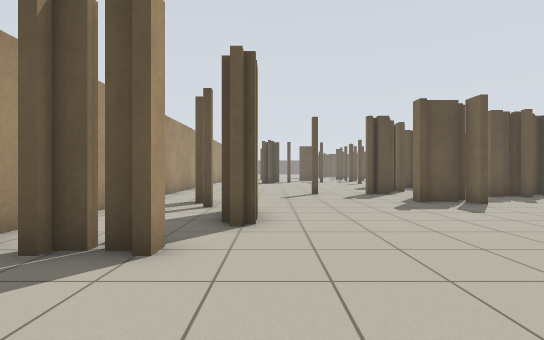
view 1 (above)

19 first-person views from a walk through a world built for the Player/Stage simulator. The camera is 0.94 m above the floor, looks level and sees 85° across. Floor lines are 1 m apart. The floor is counted in squares, 1 m on a side. Each view is taken from the middle of a square. On the plan, view 1 faces up. The plan holds only what a view shows up to about 11 squares ahead; the rest is blank. The place goes on beyond the plan. The robots in the file are not drawn.

view 2
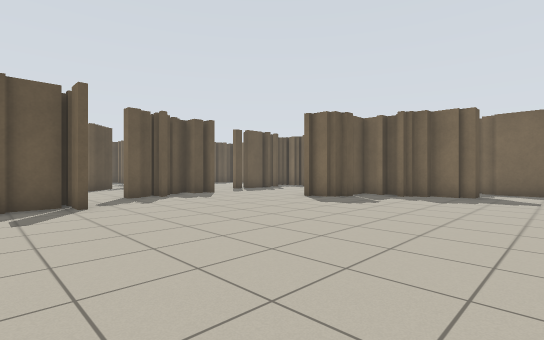

view 3
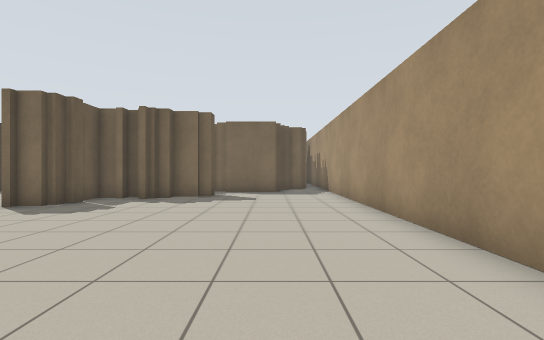

view 4
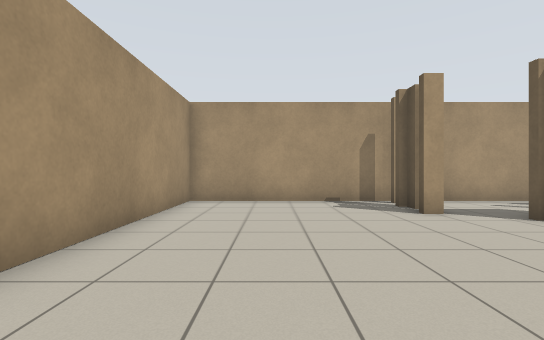

view 5
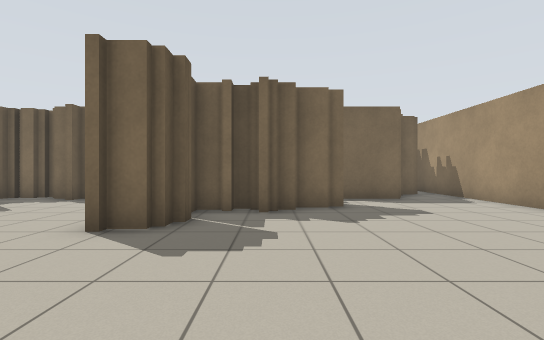

view 6
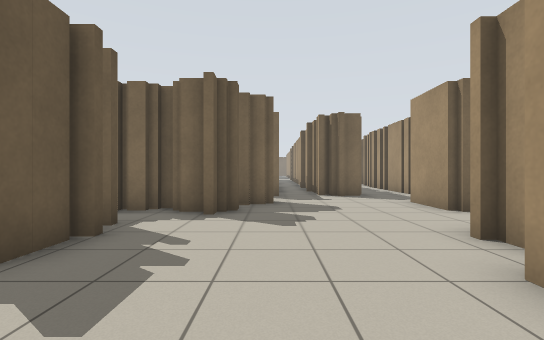

view 7
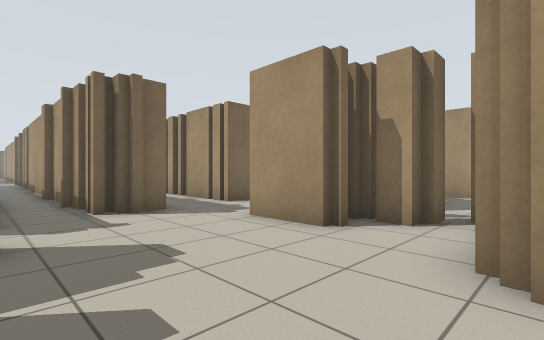

view 8
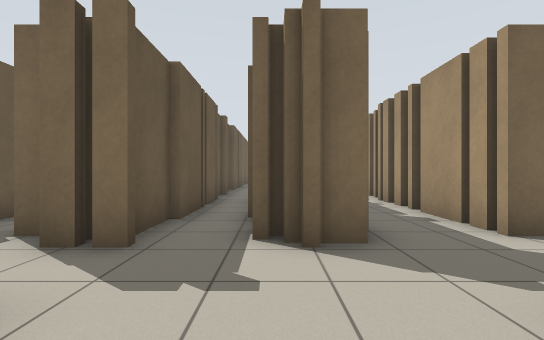

view 9
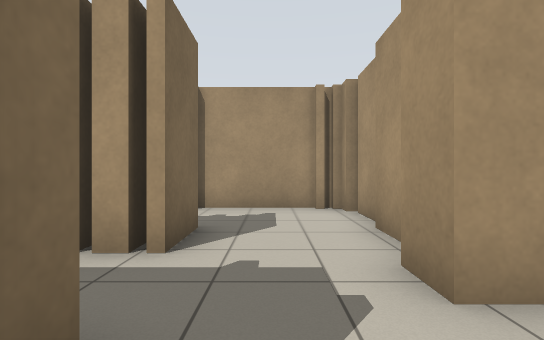

view 10
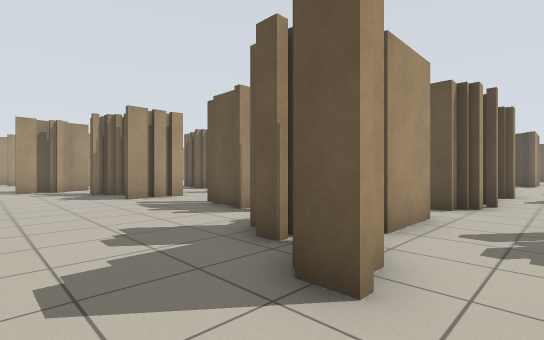

view 11
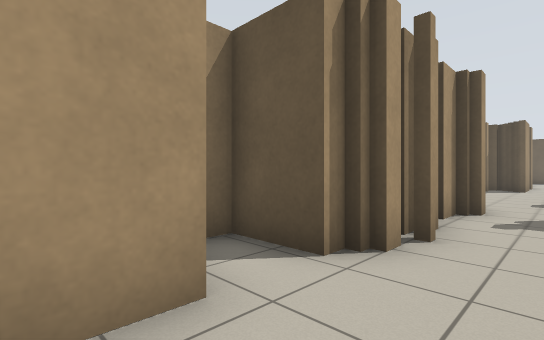

view 12
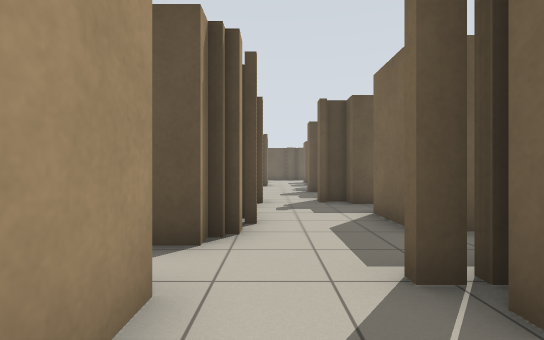

view 13
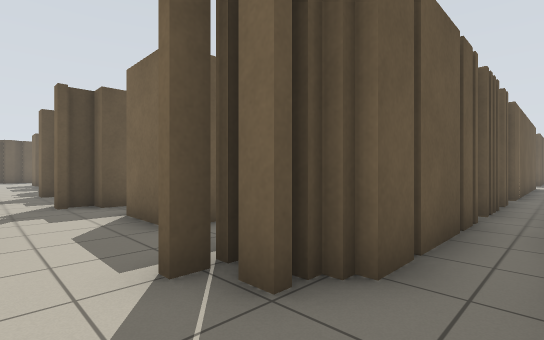

view 14
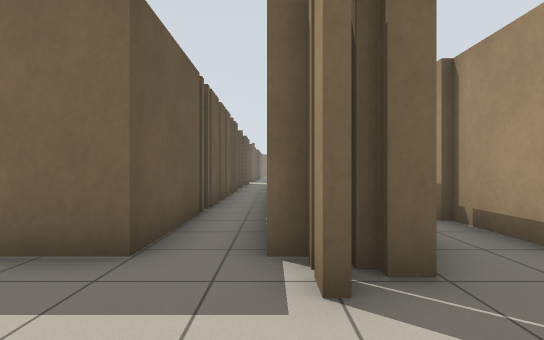

view 15
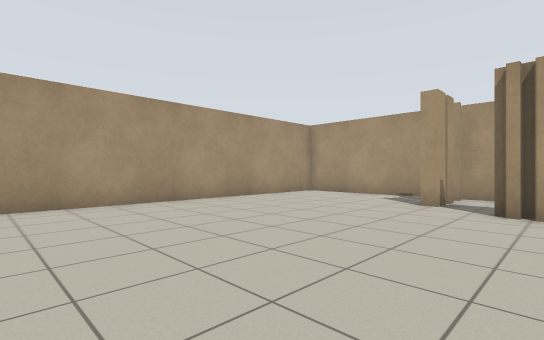

view 16
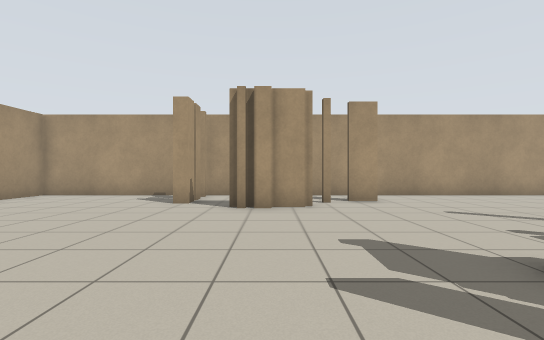

view 17
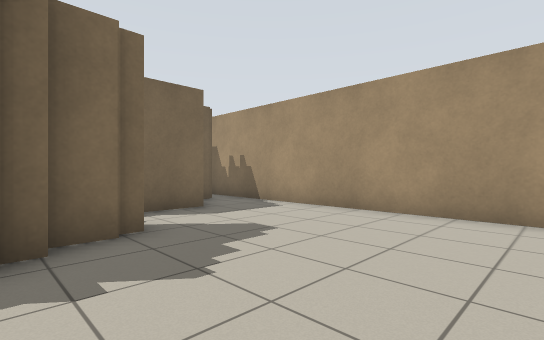

view 18
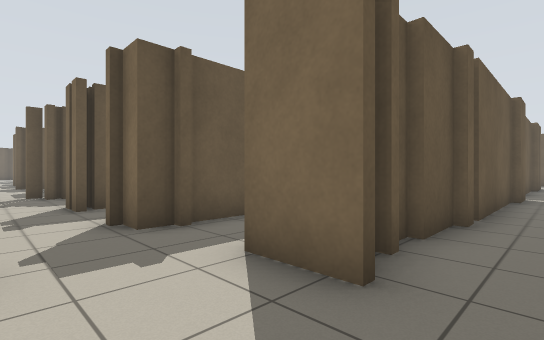

view 19
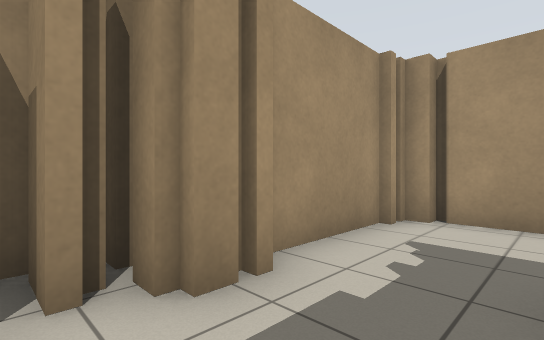

### Floor plan
Key: @ floor where view 1 was taken; # wall or solid block; x gap in a wall; . floor.
Columns run from 4 left of view 1 to 25 right of it. Each row starts with its distance up from view 1.
 25                        ...
 24                        ...#
 23                        ...
 22                        ...
 21                         ..
 20                        #..##
 19                        #...#
 18                        #...
 17                        #..#
 16 #                      #..####
 15 #.                   ###......
 14 #..                  #....#
 13 #....                ###..##
 12 #.....         #..###.##...###
 11 #........  ..###......##.....#
 10 #........ ..##........##..####
  9 #.#......##............#..####
  8 #.............................
  7 #..#......................####
  6 #..#.............###......###
  5 #..#...............#..##......
  4 #..................#.###......
  3 #x#................#####..####
  2 #.....................##......
  1 #.....................##......
  0 #...@.................###..##.
 -1 #......................######.
 -2 #........................   ##
 -3 #########################

Positions as (right, up) in squares from view 1, and headings:
1: (0, 0), facing up
2: (4, 0), facing up-right
3: (5, 0), facing right
4: (5, 0), facing left
5: (8, 4), facing right
6: (11, 9), facing right
7: (15, 9), facing down-right
8: (18, 7), facing right
9: (21, 7), facing down
10: (21, 7), facing up-left
11: (21, 12), facing up-left
12: (20, 11), facing up
13: (20, 11), facing up-right
14: (19, 14), facing right
15: (7, 6), facing down-left
16: (7, 6), facing left
17: (11, 4), facing down-right
18: (20, 1), facing up-right
19: (25, 2), facing down-left
